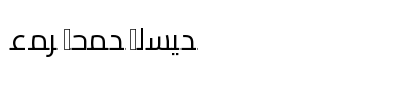

Write the Python code that produced this figure.
import sys
from PIL import Image, ImageFont, ImageDraw
import arabic_reshaper
from bidi.algorithm import get_display

text = "عمر احمد السيد"
reshaped = arabic_reshaper.reshape(text)
display = get_display(reshaped)
print("Display string repr:", repr(display))

font_path = "static/fonts/Cairo-Variable.ttf"
try:
    font = ImageFont.truetype(font_path, 30)
except:
    font = ImageFont.load_default()

img = Image.new('RGB', (400, 100), 'white')
d = ImageDraw.Draw(img)
d.text((10, 10), display, font=font, fill='black')
img.save('test_render.png')
